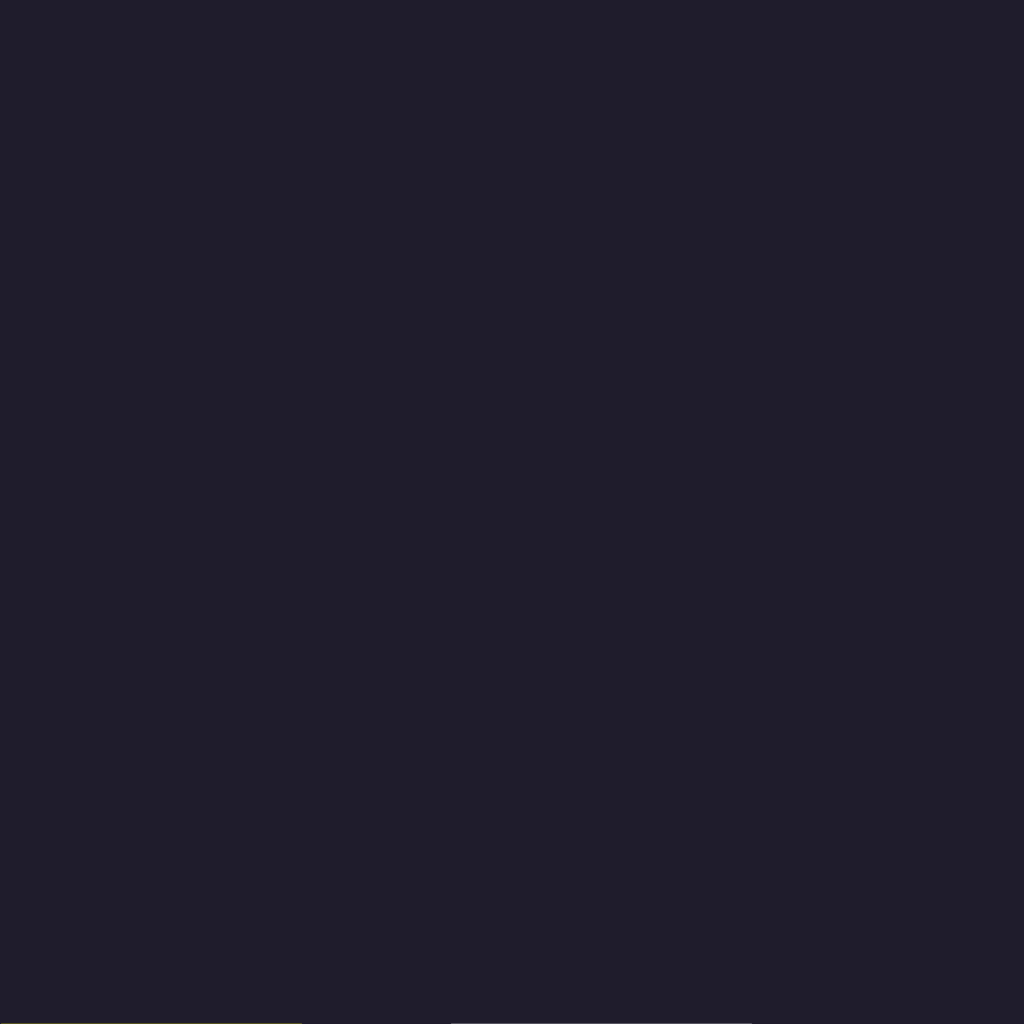
Frame 1 (no input)
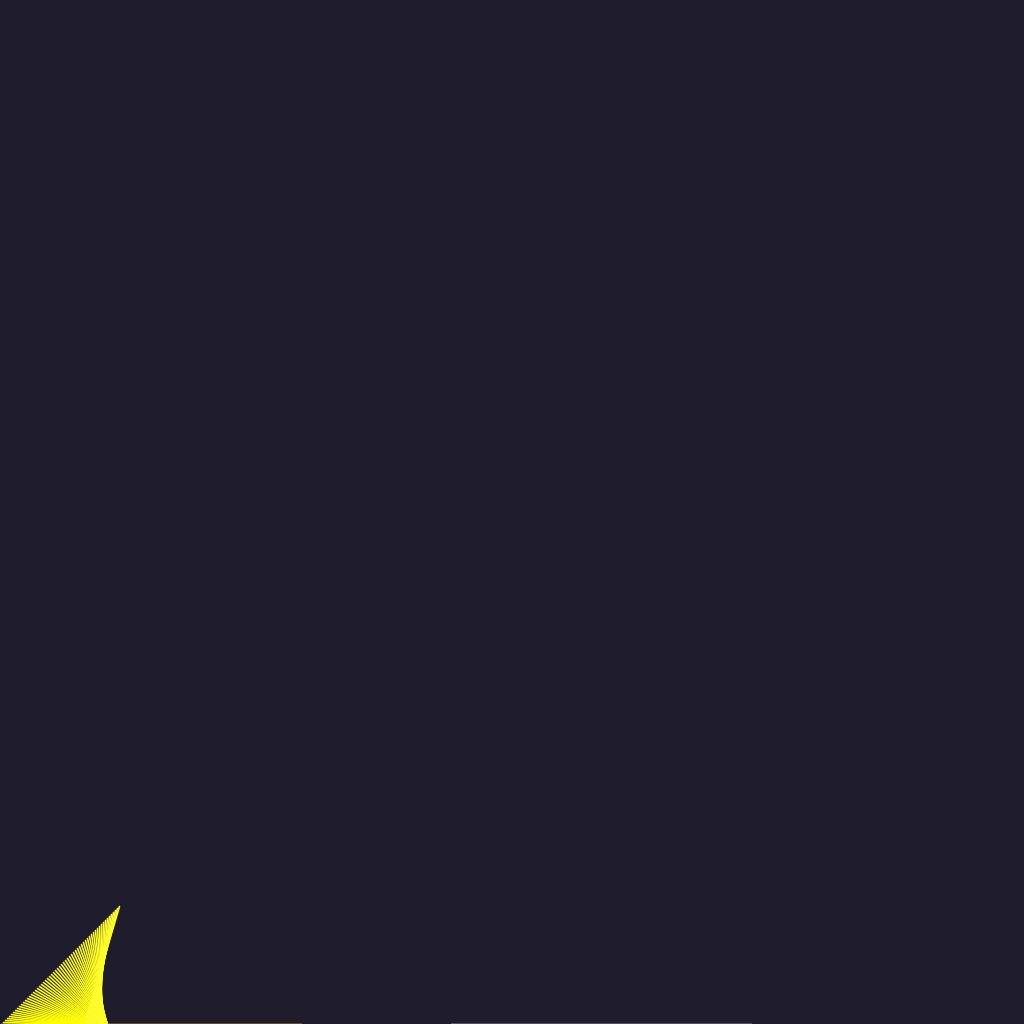
Frame 60 (the mouse pressed at the canvas centre just before this capture)
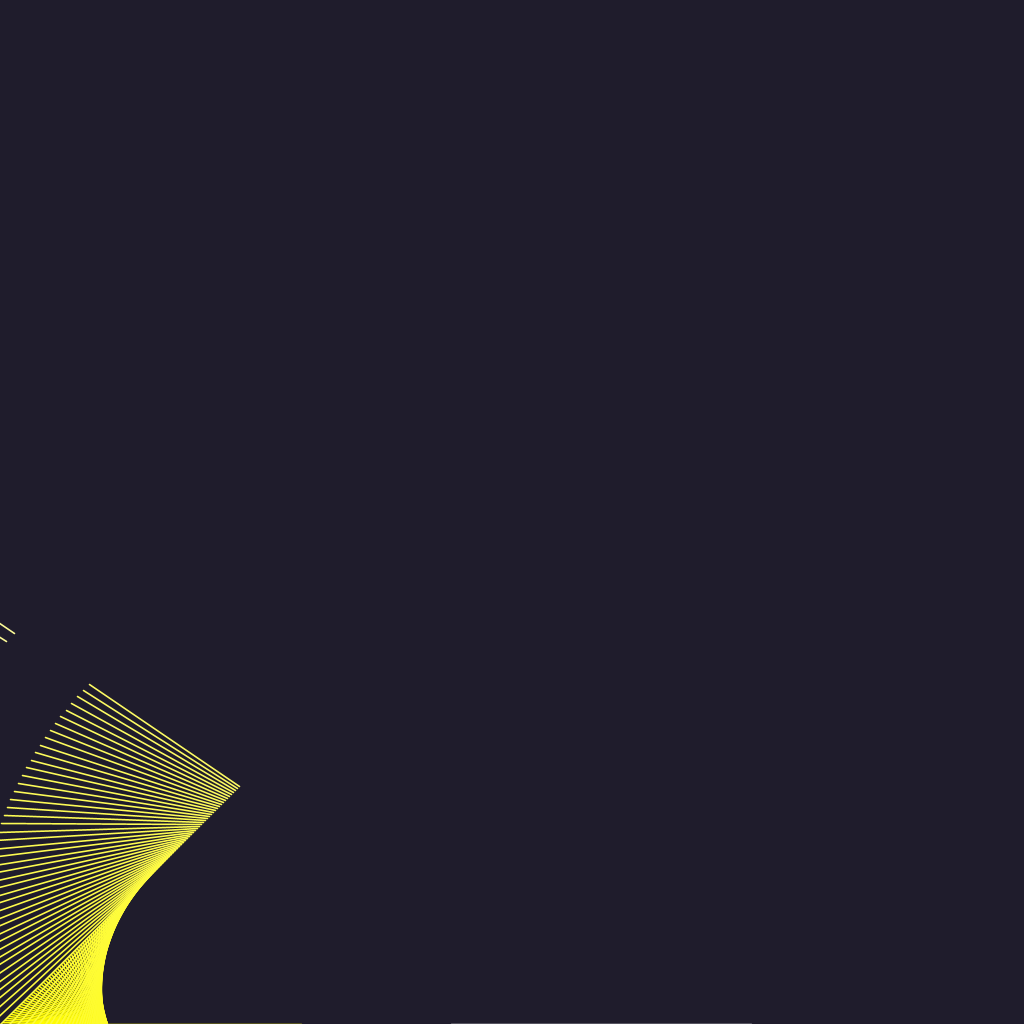
Frame 120 (the mouse held since frame 60 and released just before this capture)

The Processing sketch that drew these frames (run headless with seeded random() and noise(); from frame 60 on, the mouse is pressed at the canvas centre):

// Processing sketch: screech
// ── screech.pde
float xx,yy,size,newsize,theta,flag=0;
void setup()
{
  size(1024,1024);
  background(#1F1C2C);
  xx=1;
  yy=height;
  size=300;
  theta=0;
  newsize=size;
}

void draw()
{
  if (xx>width || xx<0 || yy>height || yy<0)
  {
    noLoop();
    save("screech.png");
  }

  if (newsize>size/2 && flag==0)
  {
    tracks(xx,yy,newsize,theta);
    xx+=2;
    yy-=2;
    theta+=PI/100;
    newsize-=1;
    if (newsize==size/2) 
    {
      flag=1;
      newsize=size/2;
    }
    print(newsize+"\t");
  }
  
  else if (newsize<size && flag==1) 
  {
    tracks(xx,yy,newsize,theta);
    xx+=2;
    yy-=2;
    newsize+=1;
      theta+=PI/100;
    if (newsize==size) 
    {
      flag=0;
      newsize=size;
    }
    print(newsize+"\t"+theta);
  }
}


void tracks(float x, float y, float len, float angle)
{  
  noFill();
  strokeWeight(1.618);
  translate(x,y);
  rotate(angle);
  float gutter=len/2;
  stroke(lerpColor(#fafafa,#fffc00, map(len,0,size,0,1)));
  line(0,0, len,0);
  stroke(lerpColor(#fffc00, #fafafa,map(len,0,size,0,1)));
  line(len+gutter,0, len+gutter+len,0);  
}
